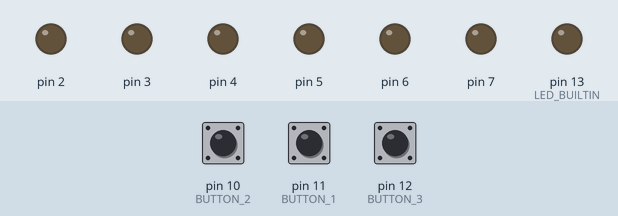
The program below on a simulated Arduino Nano, built with avr-gcc and run on an emulated ATmega328P. On the bench: output pins drawn as LEDs (lit = HIGH). Dashed ring = blinking. The inputs (shaded band) are chosen by the test bench; at power-on: pin 10 (BUTTON_2) HIGH, pin 11 (BUTTON_1) HIGH, pin 12 (BUTTON_3) HIGH.

Above: at 1.2 s.
1.3 s: pin 10 (BUTTON_2) pulled LOW for 1 s
At 1.42 s:
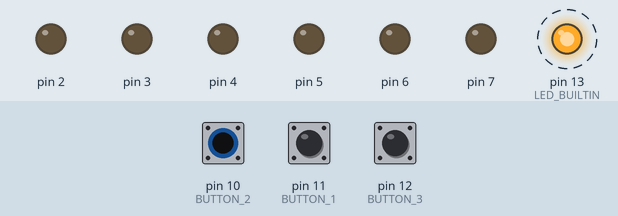
3.8 s: pin 11 (BUTTON_1) pulled LOW for 1 s
At 7.2 s:
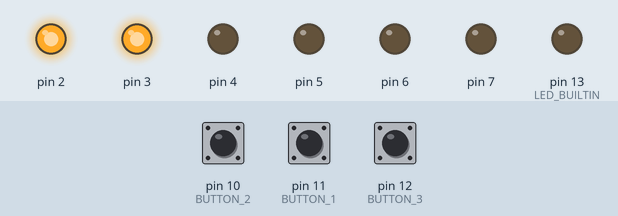
7.8 s: pin 12 (BUTTON_3) pulled LOW for 3.2 s
At 13.4 s:
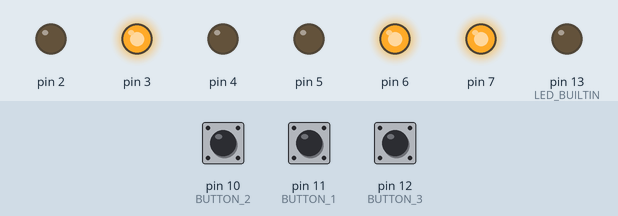
15.5 s: pin 10 (BUTTON_2) pulled LOW for 3.2 s
At 20.5 s:
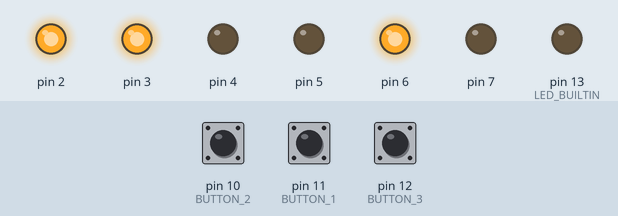
20.8 s: pin 11 (BUTTON_1) pulled LOW for 3.2 s
At 26.9 s:
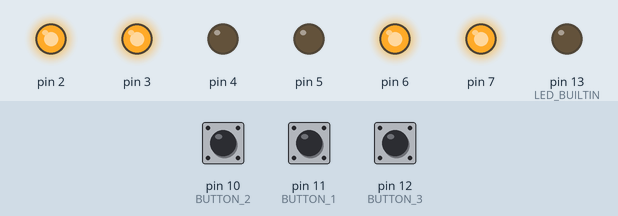
Timing chart, 0 to 30.3 s (numbered marks = the images above; inputs shaded):
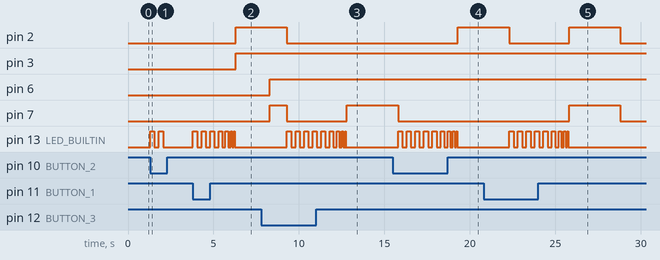

The program:

main.cpp
```cpp
#include <Arduino.h>
#include <EEPROM.h>
#include "Motor.cpp"

#define BUTTON_1 11
#define BUTTON_2 10
#define BUTTON_3 12

#define SPEED_RIGHT_OFFSET 0
#define SPEED_LEFT_OFFSET 1

#define NONE 0
#define FOWARD 1
#define RIGHT 2
#define LEFT 3
#define BACK 4

int direction = NONE;

Motor motorDerecho(2, 4, 3);
Motor motorIzquierdo(7, 5, 6);

#define MODE_NONE 0
#define MODE_PROG 1
#define MODE_RUN 2
#define MODE_TEST 3
#define MODE_CALIBRATION 4

int mode = MODE_NONE;

#define COMMANDS_SIZE 4
int commands[COMMANDS_SIZE];
int current = 0;

void blink(int speed = 500)
{
    digitalWrite(LED_BUILTIN, HIGH);
    delay(speed / 2);
    digitalWrite(LED_BUILTIN, LOW);
    delay(speed / 2);
}

void setMode(int value)
{
    mode = value;
    current = 0;

    if (mode == MODE_PROG)
    {
        // blink(200);
        // blink(200);
        // blink(200);
    }
    else if (mode == MODE_RUN)
    {
        blink(500);
        blink(400);
        blink(300);
        blink(200);
        blink(100);
    }
    else if (mode == MODE_CALIBRATION)
    {
        blink(200);
        blink(200);
        blink(200);
    }
}

void setup()
{
    pinMode(LED_BUILTIN, OUTPUT);

    pinMode(BUTTON_1, INPUT_PULLUP);
    pinMode(BUTTON_2, INPUT_PULLUP);
    pinMode(BUTTON_3, INPUT_PULLUP);

    //test();
    delay(10);
    if (digitalRead(BUTTON_1) == LOW)
    {
        setMode(MODE_CALIBRATION);
    }
    else{
        motorDerecho.setSpeed(EEPROM.read(SPEED_RIGHT_OFFSET));
        motorIzquierdo.setSpeed(EEPROM.read(SPEED_LEFT_OFFSET));
        setMode(MODE_PROG);
    }
}

void tester()
{
    motorDerecho.stop();
    motorIzquierdo.stop();

    delay(1000);
    motorIzquierdo.foward();
    delay(1000);
    motorIzquierdo.stop();

    delay(1000);
    motorIzquierdo.back();
    delay(1000);
    motorIzquierdo.stop();

    delay(1000);
    motorDerecho.foward();
    delay(1000);
    motorDerecho.stop();

    delay(1000);
    motorDerecho.back();
    delay(1000);
    motorDerecho.stop();
}

void programmer()
{
    if (digitalRead(BUTTON_1) == LOW)
    {
        commands[current] = FOWARD;
        current++;
        blink();
    }
    else if (digitalRead(BUTTON_2) == LOW)
    {
        commands[current] = LEFT;
        current++;
        blink();
    }
    else if (digitalRead(BUTTON_3) == LOW)
    {
        commands[current] = RIGHT;
        current++;
        blink();
    }

    if (current == COMMANDS_SIZE)
    {
        setMode(MODE_RUN);
    }
}

void calibrate()
{
    if (digitalRead(BUTTON_2) == LOW)
    {
        motorIzquierdo.faster();
        blink();
    }
    else if (digitalRead(BUTTON_3) == LOW)
    {
        motorDerecho.faster();
        blink();
    }

    if (digitalRead(BUTTON_1) == LOW)
    {
        motorDerecho.stop();
        motorIzquierdo.stop();

        EEPROM.write(SPEED_RIGHT_OFFSET, motorDerecho.getSpeed());
        EEPROM.write(SPEED_LEFT_OFFSET, motorIzquierdo.getSpeed());

        setMode(MODE_PROG);

        blink();
    }
    else{
        motorDerecho.foward();
        motorIzquierdo.foward();
    }
}

void runner()
{
    byte command = commands[current++];

    switch (command)
    {
    case FOWARD:
        motorDerecho.foward();
        motorIzquierdo.foward();
        break;
    case LEFT:
        motorIzquierdo.stop();
        motorDerecho.foward();
        break;
    case RIGHT:
        motorDerecho.stop();
        motorIzquierdo.foward();
        break;
    case BACK:
        motorDerecho.back();
        motorIzquierdo.back();
        break;
    }

    if (current == COMMANDS_SIZE)
    {
        current = 0;
        setMode(MODE_PROG);

        motorDerecho.stop();
        motorIzquierdo.stop();
    }
    else
    {
        delay(1000);
    }
}

void loop()
{
    if (mode == MODE_PROG)
    {
        programmer();
    }
    else if (mode == MODE_RUN)
    {
        runner();
    }
    else if (mode == MODE_TEST)
    {
        tester();
    }
    else if (mode == MODE_CALIBRATION)
    {
        calibrate();
    }
    return;
}
```

Motor.cpp
```cpp
#include <Arduino.h>

#ifndef MOTOR_CLASS
#define MOTOR_CLASS

class Motor
{
  public:
    Motor(int in1, int in2, int power)
    {
        this->in1 = in1;
        this->in2 = in2;
        this->power = power;
        this->speed = 100;

        pinMode(this->in1, OUTPUT);
        pinMode(this->in2, OUTPUT);
    }

    void foward()
    {
        analogWrite(this->power, this->speed);
        digitalWrite(this->in2, LOW);
        digitalWrite(this->in1, HIGH);
    }

    void back()
    {
        digitalWrite(this->in1, LOW);
        digitalWrite(this->in2, HIGH);
    }

    void stop()
    {
        digitalWrite(this->in1, LOW);
        digitalWrite(this->in2, LOW);
    }

    void faster()
    {
        if (this->speed < 245)
            this->speed += 10;
        else
            this->speed = 255;
    }

    uint8_t getSpeed()
    {
        return speed;
    }

    void setSpeed(uint8_t speed)
    {
        this->speed = speed;
    }

  private:
    uint8_t in1, in2, power;
    uint8_t speed;
};

#endif
```

Measured:
- after the input at 1.3 s, pin 13 (LED_BUILTIN): alternates HIGH for 0.25 s and LOW for 0.25 s, 4 changes in all, then stays LOW, starting at once
- after the input at 3.8 s, pin 2, pin 3: LOW → HIGH after 2.5 s; pin 13 (LED_BUILTIN): LOW → HIGH at once, → LOW 0.25 s later, → HIGH 0.25 s later, → LOW 0.25 s later, … (14 changes in this stretch)
- after the input at 7.8 s, pin 13 (LED_BUILTIN): LOW → HIGH after 1.5 s, → LOW 0.25 s later, → HIGH 0.25 s later, → LOW 0.25 s later, … (18 changes in this stretch)
- after the input at 15.5 s, pin 2: LOW → HIGH after 3.8 s; pin 13 (LED_BUILTIN): LOW → HIGH after 0.30 s, → LOW 0.25 s later, → HIGH 0.25 s later, → LOW 0.25 s later, … (18 changes in this stretch)
- after the input at 20.8 s, pin 7: LOW → HIGH after 5.0 s, → LOW 3.0 s later; pin 13 (LED_BUILTIN): LOW → HIGH after 1.5 s, → LOW 0.25 s later, → HIGH 0.25 s later, → LOW 0.25 s later, … (18 changes in this stretch)
